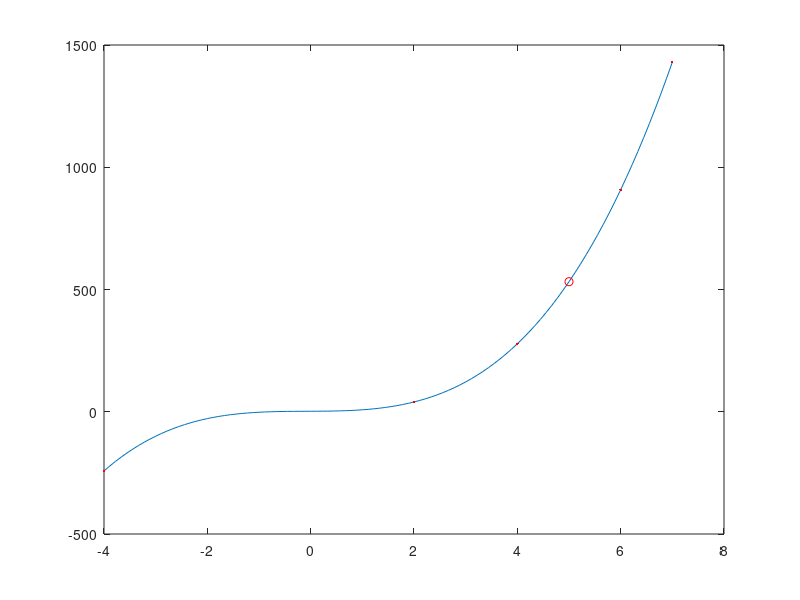

Here is the MATLAB script that generated this plot:

A = [4 -4 7 6 2; 278 -242 1430 908 40] ;


%disp(A)

x = A(1,:);
fx = A(2,:);
 
% No tienes que digitar modificar m�s nada.


%Cuerpo del programa
xa=x;fa=fx;

% Se forman las diferencias divididas
diferencias=zeros(length(x));
diferencias(:,1)=fx';

% Estos ciclos rerorren los datos de tal forma que se van creando nuevas lineas con las diferencias divididas, y luego estas se operan para hacer mas.
for k=2:length(x)
    for j=1:length(x)+1-k
        diferencias(j,k)=(diferencias(j+1,k-1)-diferencias(j,k-1))/(x(j+k-1)-x(j));
    end
end

% Se forma el polinomio
% Se recorre la distancia de los valores de x, menos 1 que siempre se ignora.
for j=1:length(x)-1
    % Se agarra el valor que toca de la tabla de diferencias divididas para convertirlo a cadena
    ds=num2str(abs(diferencias(1,j)));
    
    % Se identifica el signo del valor de x que toca para colocar en parentesis
    if j>1
      if x(j-1)<0
          signo1='+';
    else
          signo1='-';
       end
    end
    
    % Se identifica el signo del valor de la tabla de diferencias divididas.
    if diferencias(1,j)<0
       signo2='-';
    else
       signo2='+';
    end
    
    # El primer valor siempre es solo una constante, y el primer valor de la tabla de diferencias
    if j==1
       PolinomioFinal=num2str(diferencias(1,1));
     % El segundo lleva una constan
    elseif j==2
       % Se crea el contenido dentro del parentesis con un valor de x
       DentroParentesis=['(x' signo1 num2str(abs(x(j-1))) ')' ];
       % Y luego se une a la constante de las diferencias divididas que toca
       PoliParcial=[ds '*' DentroParentesis];
    PolinomioFinal=[PolinomioFinal signo2 PoliParcial];
    else
       DentroParentesis=[DentroParentesis '.*' '(x' signo1 num2str(abs(x(j-1))) ')' ];
       PoliParcial=[ds '*' DentroParentesis];
    PolinomioFinal=[PolinomioFinal signo2 PoliParcial];
    end
end
 
% Muestra de resultados
printf(" Valores de X ");
disp("");
disp(xa);
printf(" Valores de f(X) ");
disp("");
disp(fa);
printf("  Polinomio interpolacion Newton : ");
disp("");
disp(PolinomioFinal);
x=input('Ingrese el valor para probar: ');


xinterp=x;
yinterp=eval(PolinomioFinal);
fprintf(' F(%g) = %g n',x,yinterp);

% Grafica de los puntos
xg=linspace(min(xa),max(xa));
x=xg;yg=eval(PolinomioFinal);
plot(xg,yg,xa,fa,'.r',xinterp,yinterp,'or');
